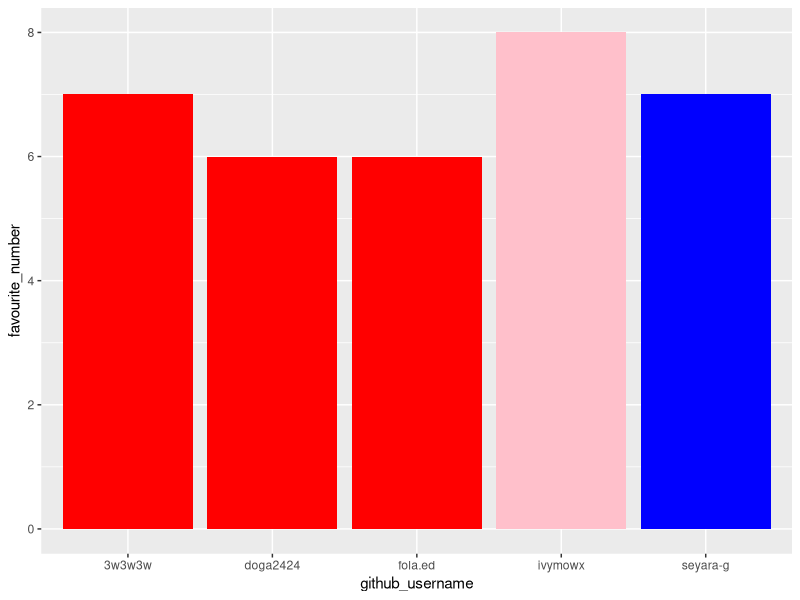
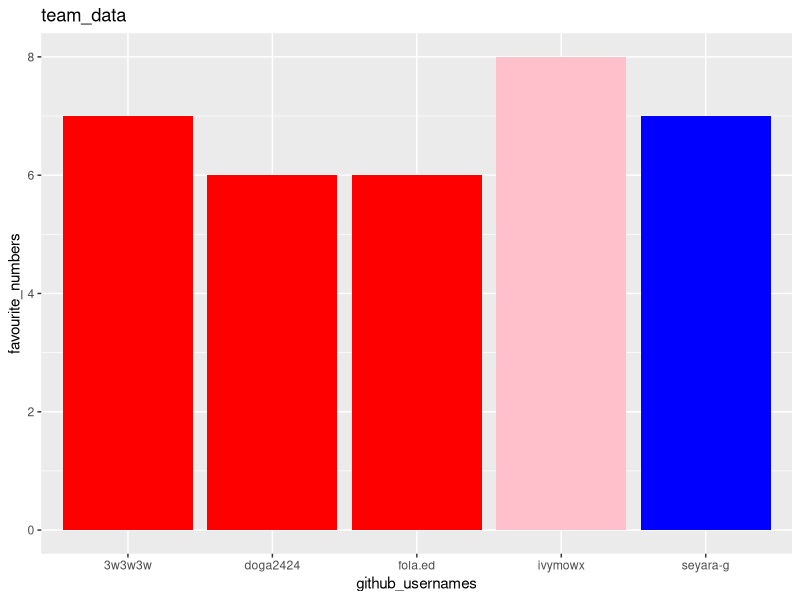
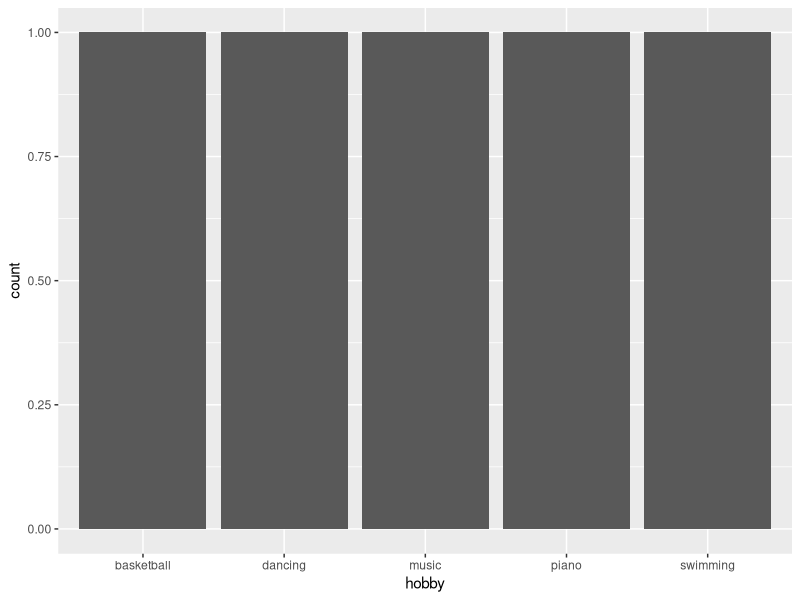

Reproduce these figures in R, in order.
## ---- chunk 1
library(tidyverse) 
## ---- chunk 2
team_data <- tibble(
  name = c("Seyara", "Doa", "Jacob", 
           "Fola", "Ivy"),
  github_username = c("seyara-g", "doga2424", "3w3w3w", 
                      "fola.ed", "ivymowx"), 
  colour = c("blue", "red", "red", 
             "red", "pink"),
  hobby = c("piano", "music", "swimming", 
            "basketball", "dancing"),
  favourite_number = c(7, 6, 7, 6, 8)
  )

team_data
## ---- chunk 3
p1 <- ggplot(data = team_data, 
             mapping = aes(x = github_username, 
                           y = favourite_number,
                           fill = colour), 
             ) +
   geom_col() +
   scale_fill_identity()
p1
## ---- chunk 4
p1 + labs(x = "github_usernames", 
          y = "favourite_numbers",
          title = "team_data")
## ---- chunk 5
p2 <- ggplot(team_data, aes(x = hobby)) +
  geom_bar()
p2
